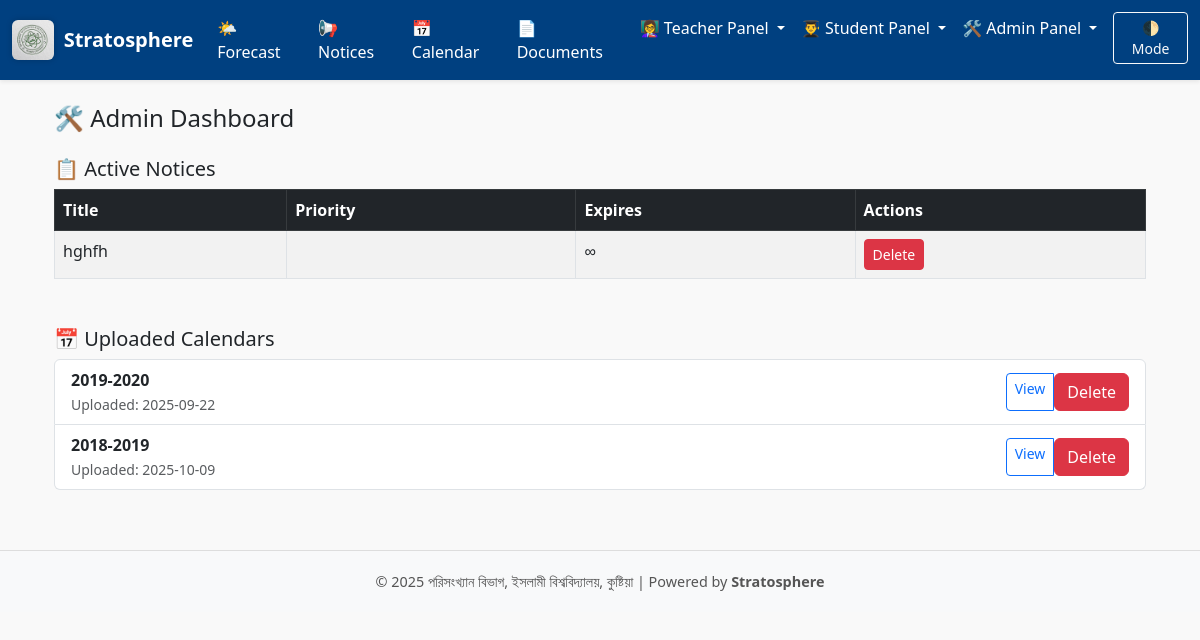
Screenshot of /admin/dashboard (signed in) with the database file from the repository.
### models.py (models this page shows, shortened)
class Notice(db.Model):
    id = db.Column(db.Integer, primary_key=True)
    title = db.Column(db.String(120), nullable=False)
    file_type = db.Column(db.String(20), nullable=True)
    file_name = db.Column(db.String(150), nullable=True)
    expires_at = db.Column(db.DateTime, nullable=True)
    created_at = db.Column(db.DateTime, default=datetime.utcnow)

class CalendarUpload(db.Model):
    __tablename__ = "calendar_upload"
    id = db.Column(db.Integer, primary_key=True)
    session = db.Column(db.String(20), unique=True, nullable=False)
    filename = db.Column(db.String(150), nullable=False)
    uploaded_at = db.Column(db.DateTime, default=datetime.utcnow)

### routes/admin_routes.py (the view)
@admin_routes.route("/dashboard", methods=["GET"], endpoint="admin_dashboard")
@admin_required
def admin_dashboard():
    notices = Notice.query.order_by(Notice.created_at.desc()).all()
    calendars = CalendarUpload.query.order_by(CalendarUpload.session.desc()).all()
    return render_template("admin/dashboard.html", notices=notices, calendars=calendars)

### routes/auth_routes.py (called while the page is built)
def admin_required(f):
    @wraps(f)
    def decorated_function(*args, **kwargs):
        if session.get("role") != "admin":
            flash("❌ Admin access required.", "danger")
            return redirect(url_for("auth_routes.admin_login"))
        return f(*args, **kwargs)
    return decorated_function

### templates/admin/dashboard.html (shortened to what this page needs)
{% extends "base.html" %}
{% block content %}
<div class="container mt-4">
  <h4>🛠️ Admin Dashboard</h4>
  <h5 class="mt-4">📋 Active Notices</h5>
  {% if notices %}
    <table class="table table-bordered table-striped">
      <thead class="table-dark">
        <tr>
          <th>Title</th>
          <th>Priority</th>
          <th>Expires</th>
          <th>Actions</th>
        </tr>
      </thead>
      <tbody>
        {% for notice in notices %}
        <tr>
          <td>{{ notice.title }}</td>
          <td>{{ notice.priority }}</td>
          <td>{{ notice.expires_at.strftime('%Y-%m-%d') if notice.expires_at else '∞' }}</td>
          <td>
            <form method="POST" action="{{ url_for('admin_routes.delete_notice', notice_id=notice.id) }}" onsubmit="return confirm('Delete this notice?')">
              <button type="submit" class="btn btn-sm btn-danger">Delete</button>
            </form>
          </td>
        </tr>
        {% endfor %}
      </tbody>
    </table>
  {% else %}
    <div class="alert alert-info">No notices found.</div>
  {% endif %}
  <h5 class="mt-5">📅 Uploaded Calendars</h5>
  {% if calendars %}
    <ul class="list-group">
      {% for cal in calendars %}
  <li class="list-group-item d-flex justify-content-between align-items-center">
    <div>
      <strong>{{ cal.session }}</strong><br>
      <small class="text-muted">Uploaded: {{ cal.uploaded_at.strftime('%Y-%m-%d') }}</small>
    </div>
    <div class="btn-group btn-group-sm" role="group">
      <a href="{{ url_for('static', filename='uploads/calendars/' ~ cal.filename) }}" target="_blank" class="btn btn-outline-primary">View</a>
      <form method="POST" action="{{ url_for('admin_routes.delete_calendar', calendar_id=cal.id) }}" onsubmit="return confirm('Delete this calendar?')" style="display:inline;">
        <button type="submit" class="btn btn-danger">Delete</button>
      </form>
    </div>
  </li>
{% endfor %}
    </ul>
  {% else %}
    <div class="alert alert-info">No calendars uploaded yet.</div>
  {% endif %}
</div>
{% endblock %}

### templates/base.html (style rules this page uses)
body { font-family: 'Segoe UI', sans-serif; background-color: #f9f9f9; transition: background 0.3s, color 0.3s; }

### rows the page displays
Notice: title "hghfh", expires_at "∞"
CalendarUpload: session "2019-2020", uploaded_at "2025-09-22"
CalendarUpload: session "2018-2019", uploaded_at "2025-10-09"
